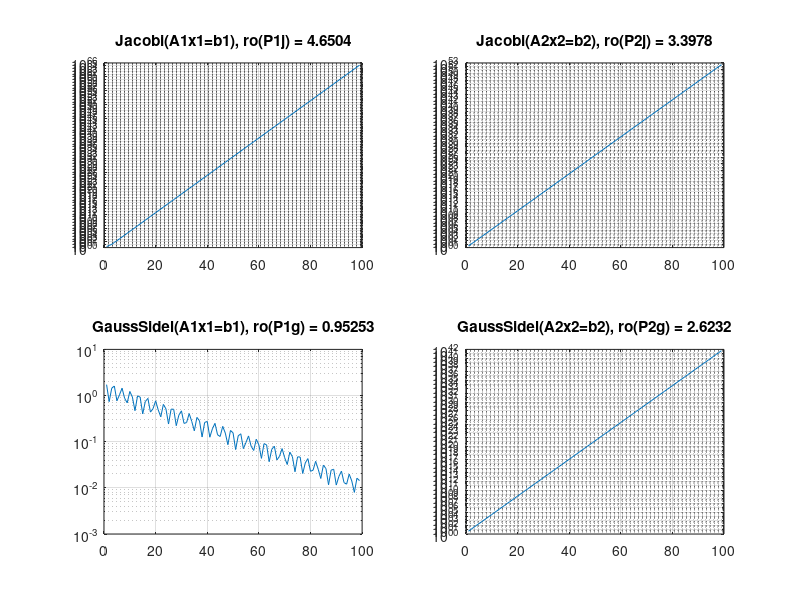

Source code (MATLAB):

A1 = [ -3, 3, -6; 
       -4, 7, -8; 
        5, 7, -9
     ];

b1 = [ -6; -5; 3 ];


A2 = [  4,  1,  1; 
        2, -9,  0; 
        0, -8, -6
     ];

b2 = [ 6; -7; -14 ];



function [ xnew, err, ro ] = Jacobi(A,b,x0,Nmax,toll)

  D = diag(A);
  E = D-tril(A);
  F = D-triu(A);

  invD = diag(1./diag(A));
  Pj = invD*(E+F);  % Matrice di iterazione
  ro = max(abs(eig(Pj)));  

  xold = x0;
  i=1;
  test = 1;
  err = zeros(1,Nmax);
  
  while i<Nmax && test>toll
    xnew   = Pj*xold + invD*b;   % Da definizione
    err(i) = norm(xnew-xold);
    test   = err(i);
    xold   = xnew;
    i      = i+1;
  endwhile

  err = err(1:i-1);

endfunction



function [ xnew, err, ro ] = GaussSeidel(A,b,x0,Nmax,toll)

  D = diag(A);
  E = D-tril(A);
  F = D-triu(A);

  invDE = inv(D+E);
  Pgs = invDE*F;  % Matrice di iterazione
  ro = max(abs(eig(Pgs)));

  xold = x0;
  i=1;
  test = 1;
  err = zeros(1,Nmax);
  
  while i<Nmax && test>toll
    xnew   = Pgs*xold + invDE*b;   % Da definizione
    err(i) = norm(xnew-xold);
    test   = err(i);
    xold   = xnew;
    i      = i+1;
  endwhile

  err = err(1:i-1);

endfunction




[x1j, err1j, ro1j]= Jacobi(A1, b1, zeros(3, 1), 100, 10^-3);
[x2j, err2j, ro2j]= Jacobi(A2, b2, zeros(3, 1), 100, 10^-3);

 
[x1g, err1g, ro1g]= GaussSeidel(A1, b1, zeros(3, 1), 100, 10^-3);
[x2g, err2g, ro2g]= GaussSeidel(A2, b2, zeros(3, 1), 100, 10^-3);



hold on
subplot(2,2,1)
semilogy(1:length(err1j), err1j)
title([ "Jacobi(A1x1=b1), ro(P1j) = " num2str(ro1j) ] )
grid on
subplot(2,2,2)
semilogy(1:length(err2j), err2j)
title([ "Jacobi(A2x2=b2), ro(P2j) = " num2str(ro2j) ] )
grid on
subplot(2,2,3)
semilogy(1:length(err1g), err1g)
title([ "GaussSidel(A1x1=b1), ro(P1g) = " num2str(ro1g) ] )
grid on
subplot(2,2,4)
semilogy(1:length(err2g), err2g)
title(["GaussSidel(A2x2=b2), ro(P2g) = " num2str(ro2g) ])
grid on




#{
   SI noti che l'unica successione convergente è quella che usa il metodo di Gauss Sidel sul primo dei sistemi, 
     la matrice d'iterazione associata infatti ha raggio spettrale minore di 1.
   Il teorema ci dice che questa è una condizione necessaria e sufficiente, quindi è coerente con la teoria
     minore di 1.
     avere come unica successione convergente quella che ha matrice associata d'iterazione con raggio spettrale
#}



%%% fprintf degli errori %%%%%

e1j = [ 1:length(err1j); err1j ]; 
e2j = [ 1:length(err2j); err2j ]; 

e1g = [ 1:length(err1g); err1g ]; 
e2g = [ 1:length(err2g); err2g ]; 


file_errori = fopen('errori1j.txt','w');
fprintf(file_errori, '%6s %56s\n', 'x', 'errore sistema 1 con Jacobi')
fprintf(file_errori, '%6.2f %56.8f\n' , e1j);

file_errori = fopen('errori2j.txt','w');
fprintf(file_errori, '%6s %56s\n', 'x', 'errore sistema 2 con Jacobi')
fprintf(file_errori, '%6.2f %56.8f\n' , e2j);

file_errori = fopen('errori1g.txt','w');
fprintf(file_errori, '%6s %56s\n', 'x', 'errore sistema 1 con Gauss Sidel')
fprintf(file_errori, '%6.2f %56.8f\n' , e1g);

file_errori = fopen('errori2g.txt','w');
fprintf(file_errori, '%6s %56s\n', 'x', 'errore sistema 2 con Gauss Sidel')
fprintf(file_errori, '%6.2f %56.8f\n' , e2g);


